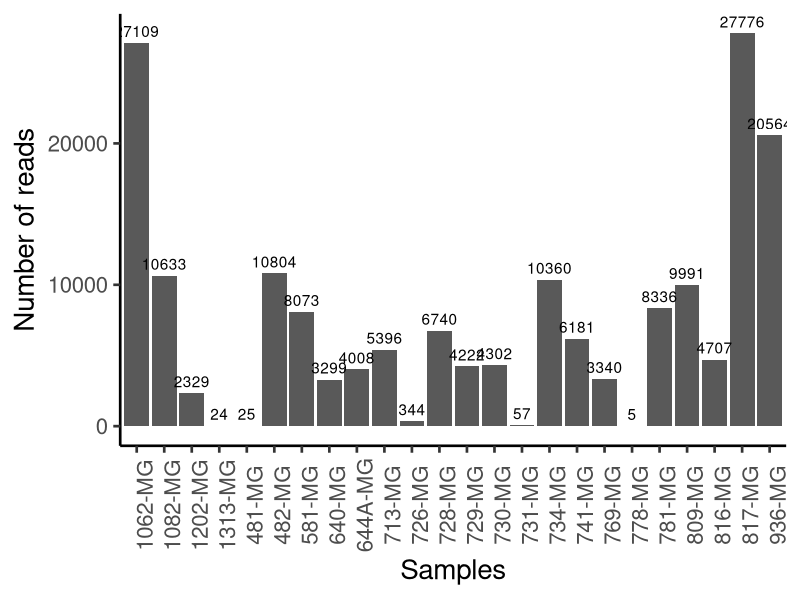

The R script that drew this image:
library(tidyverse)

seqs <- read.csv("reads.csv", header = TRUE)
reads <- seqs[seqs$group == "mgpos",]

ggplot(reads, aes(sample_id, count, label=count)) + 
  geom_bar(stat = "identity") + theme_classic(base_size = 20) +
  labs(y="Number of reads", x="Samples") + 
  geom_text(position = position_dodge(width = 1),vjust=-0.5,hjust=0.5) + 
  theme(axis.text.x = element_text(angle = 90))
